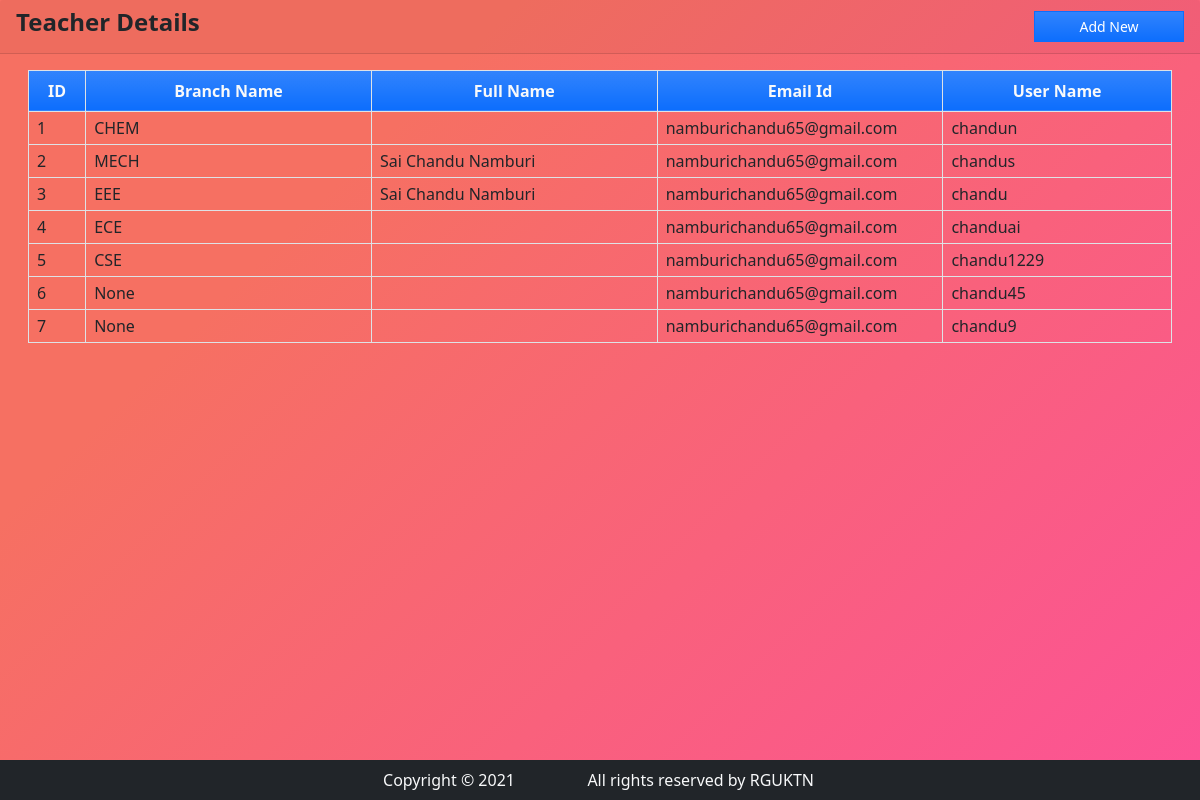
The page /teachers on the database its author committed.
### app/models.py (models this page shows, shortened)
class UserProfile(models.Model):
    user=models.OneToOneField(User,on_delete=models.CASCADE,related_name="profile")
    profile_image=models.ImageField(blank=True,null=True,upload_to='profiles/')
    gender=models.CharField(max_length=250,choices=[('Male','Male'),('Female','Female')],blank=True,null=True)
    user_type=models.IntegerField(default=2)
    date_of_birth=models.DateField(blank=True,null=True)
    contact=models.CharField(max_length=250,blank=True,null=True)
    branch_name=models.CharField(max_length=250,blank=True,null=True)
    campus=models.CharField(max_length=250,choices=[('Nuzvid','Nuzvid'),('RK valley','RK valley'),('Ongole','Ongole'),('Srikakulam','Srikakulam')],blank=True,null=True)

### app/views.py (the view)
# urls.py: path('teachers',views.teacher_data,name='teachers'),
def teacher_data(request):
    access['title']="Teachers Details"
    teacher=UserProfile.objects.filter(user_type=2).all()
    access['teacher']=teacher
    return render(request,'teacher.html',access)

### templates/teacher.html (shortened to what this page needs)
<!doctype html>
<html lang="en">
  <head>
    <link href="https://cdn.jsdelivr.net/npm/bootstrap@5.0.2/dist/css/bootstrap.min.css" rel="stylesheet">
    <link rel="stylesheet" href="https://cdn.jsdelivr.net/npm/bootstrap-icons@1.8.1/font/bootstrap-icons.css">
  </head>
  <body class="d-flex flex-column min-vh-100">
  <div class="card-header">
      <div class="d-flex w-100 align-items-center justify-content-between">
          <h4 class="card-title fw-bold">Teacher Details</h4>
          <div class="tools">
              <button type="button" class="btn btn-primary rounded-0 bg-gradient btn-sm" id='add_new'> Add New</button>
          </div>
      </div>
  </div>
  <div class="card-body">
      <div class="container-fluid">
          <table class="table table-bordered" id="faculty-list">
              <colgroup>
                  <col width="5%">
                  <col width="25%">
                  <col width="25%">
                  <col width="25%">
                  <col width="20%">
              </colgroup>
              <thead>
                  <tr class="bg-gradient bg-primary bg-opacity-50 text-light">
                      <th class="px-2 py-2 text-center">ID</th>
                      <th class="px-2 py-2 text-center">Branch Name</th>
                      <th class="px-2 py-2 text-center">Full Name</th>
                      <th class="px-2 py-2 text-center">Email Id</th>
                      <th class="px-2 py-2 text-center">User Name</th>
                  </tr>
              </thead>
              <tbody>
                  {% for teacher in teacher %}
                  <tr>
                      <td class="px-2 py-1 align-middle">{{ teacher.id }}</td>
                      <td class="px-2 py-1 align-middle">{{ teacher.branch_name }}</td>
                      <td class="px-2 py-1 align-middle">{{ teacher.user.first_name }} {{ teacher.user.last_name }}</td>
                      <td class="px-2 py-1 align-middle">{{ teacher.user.email }}</td>
                      <td class="px-2 py-1 align-middle ">{{ teacher.user.username }}</td>
                  </tr>
                  {% endfor %}
              </tbody>
          </table>
      </div>
  </div>
    <footer class="mt-auto">
        <div class="container-fluider bg-dark text-light   " >
        <div class="row  text-center justify-content-center">
            <div class="row  justify-content-center p-2">
                <div class="col-10 col-md-2">Copyright &copy 2021</div>
                <div class="col-10 col-md-3"> All rights reserved by RGUKTN</div>
            </div>
        </div>
        </div>
    </footer>
  </body>
</html>

### templates/teacher.html (style rules this page uses)
body { background-image: linear-gradient(315deg, #fc5296 0%, #f67062 74%); }
.btn { border-radius: 17px; width:150px; }

### rows shown on the page
UserProfile: id "1", branch_name "CHEM", user.email "namburichandu65@gmail.com", user.username "chandun"
UserProfile: id "2", branch_name "MECH", user.first_name "Sai Chandu", user.last_name "Namburi", user.email "namburichandu65@gmail.com", user.username "chandus"
UserProfile: id "3", branch_name "EEE", user.first_name "Sai Chandu", user.last_name "Namburi", user.email "namburichandu65@gmail.com", user.username "chandu"
UserProfile: id "4", branch_name "ECE", user.email "namburichandu65@gmail.com", user.username "chanduai"
UserProfile: id "5", branch_name "CSE", user.email "namburichandu65@gmail.com", user.username "chandu1229"
UserProfile: id "6", branch_name "None", user.email "namburichandu65@gmail.com", user.username "chandu45"
UserProfile: id "7", branch_name "None", user.email "namburichandu65@gmail.com", user.username "chandu9"
